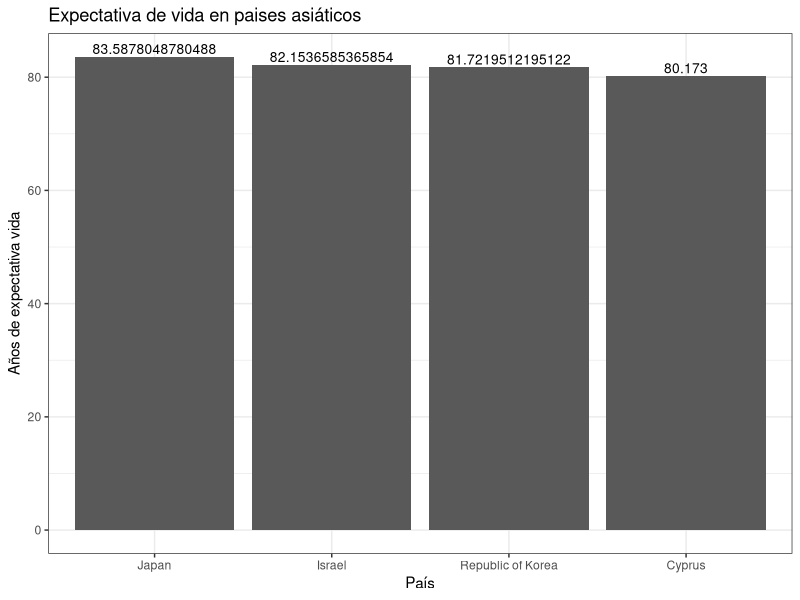
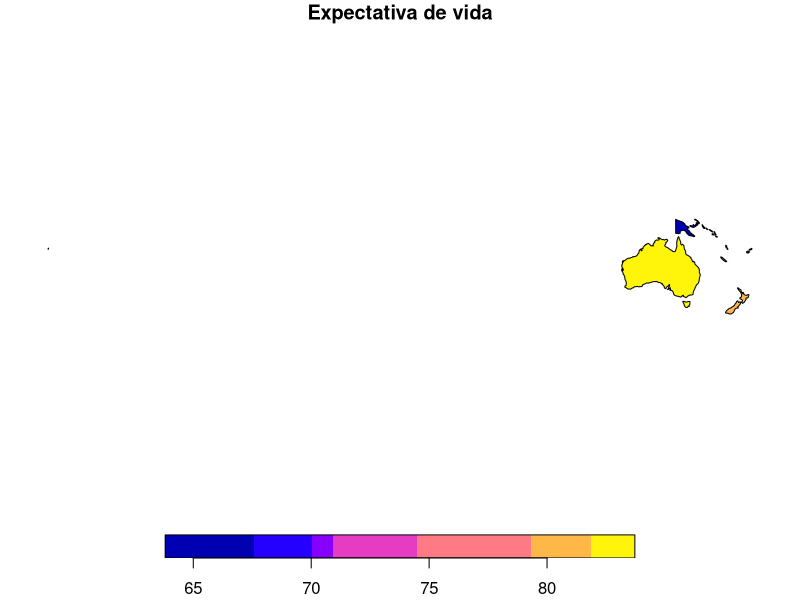
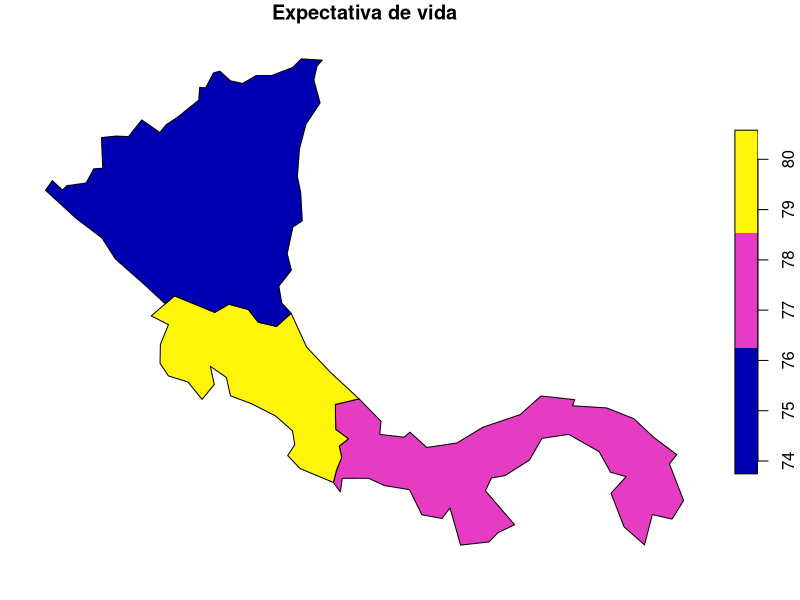
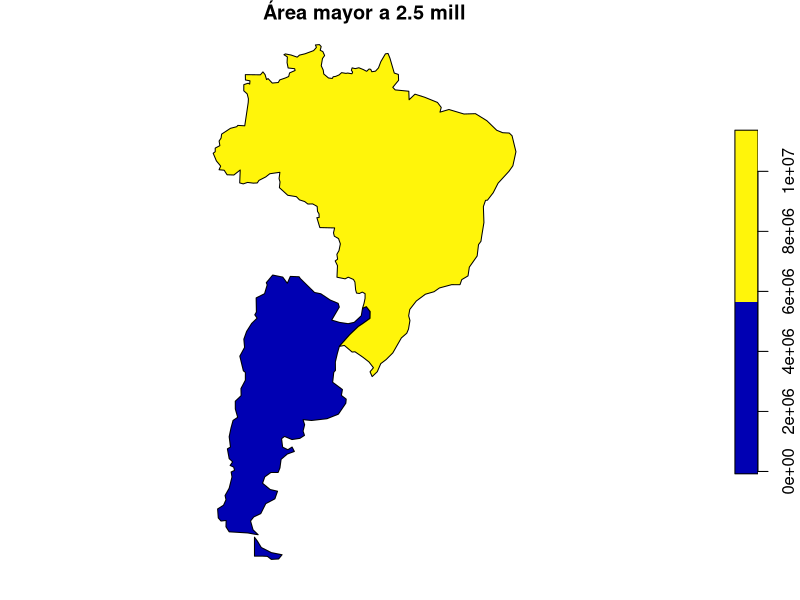
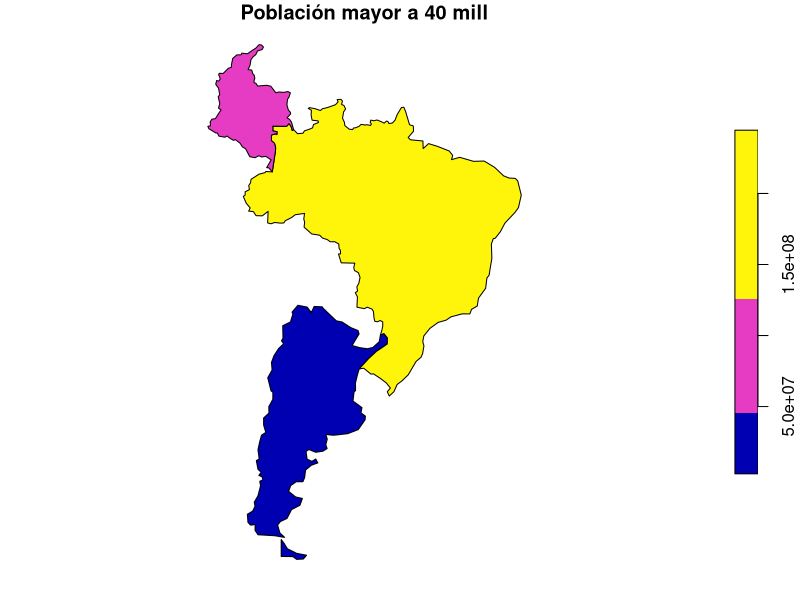

Here is the R script that generated these plots, in order:
## ---- chunk 1
knitr::opts_chunk$set(echo = TRUE)
## ---- chunk 2
# Paquete para generación de documentos (ej. HTML)
library(knitr)
# Paquete para formateo de tablas
library(kableExtra)
# Paquete de graficación
library(ggplot2)
# Paquete de manejo de datos geoespaciales vectoriales
library(sf)
# Paquete con conjuntos de datos geoespaciales
library(spData)
## ---- chunk 3
names(world)
## ---- chunk 4
kable(
  world[1:10, 1:5, drop = TRUE], 
  caption="Datos demográficos de los países del mundo"
)
## ---- chunk 5
kable(
  world[1:10, c("name_long","continent","pop","lifeExp","gdpPercap"), drop = TRUE], 
  col.names=c("País","Continente","Población","Esperanza de vida","Renta per cápita"),  
  caption="Datos demográficos de los países del mundo"
)
## ---- chunk 6
# Se extraen las observaciones ordenadas por orden alfabético de país
world.orden <- order(world$name_long)
# Se genera un nuevo data frame ordenado
world.ordenadoxpais <- world[world.orden,]
# Se formatea la tabla con el nuevo data frame
kable(
  world.ordenadoxpais[, c("name_long","continent","pop","lifeExp","gdpPercap"), drop = TRUE], 
  col.names=c("País","Continente","Población","Esperanza de vida","Renta per cápita"),  
  caption="Datos demográficos de los países del mundo"
) %>%
kable_styling() %>%
scroll_box(
  width = "800px", 
  height = "500px", 
  fixed_thead = TRUE
)
## ---- chunk 7
# Se extraen las observaciones correspondientes a los países de Centroamérica
centro_america = world[world$name_long == "Belize" |
                       world$name_long == "Guatemala" |
                       world$name_long == "Honduras" |
                       world$name_long == "El Salvador" |
                       world$name_long == "Nicaragua" |
                       world$name_long == "Costa Rica" |
                       world$name_long == "Panama"
                       , ]
# Se formatea la tabla con el nuevo data frame
kable(
  centro_america[, c("name_long","continent","pop","lifeExp","gdpPercap"), drop = TRUE], 
  col.names=c("País","Continente","Población","Esperanza de vida","Renta per cápita"),  
  caption="Datos demográficos de los países de Centroamérica"
) %>%
kable_styling()
## ---- chunk 8
asia_paises <- world[, c("continent", "lifeExp", "name_long"), drop=TRUE]

asia_continente <- subset(
  world[, c("continent", "lifeExp", "name_long"), drop=TRUE],
  continent == "Asia" & lifeExp>=80
)

names (asia_continente)=c("Continente", "Expectativa", "País")

ggplot(asia_continente, aes(x=reorder(País, -Expectativa), y=Expectativa)) +
  ggtitle("Expectativa de vida en paises asiáticos") +
  xlab("País") + 
  ylab("Años de expectativa vida") +  
  geom_col() +
  geom_text(aes(label=Expectativa), vjust=-0.3, size=3.5)+
  theme_bw()

## ---- chunk 9
Oceania_conti <- world[world$continent=="Oceania",]

plot(Oceania_conti["lifeExp"], main="Expectativa de vida")


  Oceania_conti

## ---- chunk 10
centro_america1= world[world$name_long == "Belize" |
                       world$name_long == "Guatemala" |
                       world$name_long == "Honduras" |
                       world$name_long == "El Salvador" |
                       world$name_long == "Nicaragua" |
                       world$name_long == "Costa Rica" |
                       world$name_long == "Panama"
                       ,]
                       
centro_america1 <- subset(
  centro_america1[, c("subregion", "lifeExp", "name_long")],
   lifeExp>=74
  )

plot(centro_america1["lifeExp"], main="Expectativa de vida")

## ---- chunk 11
sur_america<- world[world$continent=="South America",]

sur_america2 <- subset(
  sur_america[, c("continent", "lifeExp", "name_long", "area_km2", "pop")], area_km2>2500000)


sur_america3 <- subset(
  sur_america[, c("continent", "lifeExp", "name_long", "area_km2", "pop")], pop>=40000000)                 
                    
## ---- chunk 12
plot(sur_america2["area_km2"], main="Área mayor a 2.5 mill")
## ---- chunk 13
plot(sur_america3["pop"], main="Población mayor a 40 mill")
